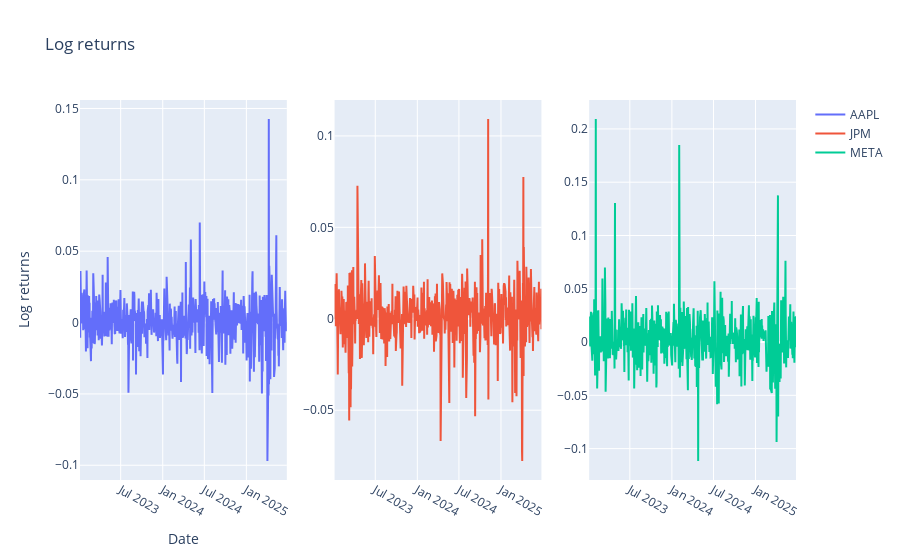

This figure's notebook cell:
### Markdown cell above
### a)

### Code cell
import plotly.express as px
import plotly.graph_objects as go
from plotly.subplots import make_subplots

# Plotting log returns for each stock

log_returns = np.log(prices / prices.shift(1)).dropna()


fig = make_subplots(rows=1, cols=3)
fig.add_trace(
    go.Scatter(x=log_returns.index, y=log_returns["AAPL"], name="AAPL"), row=1, col=1
)
fig.add_trace(
    go.Scatter(x=log_returns.index, y=log_returns["JPM"], name="JPM"), row=1, col=2
)
fig.add_trace(
    go.Scatter(x=log_returns.index, y=log_returns["META"], name="META"), row=1, col=3
)
fig.update_layout(
    title=dict(text="Log returns"),
    xaxis=dict(title=dict(text="Date")),
    yaxis=dict(title=dict(text="Log returns")),
    legend=dict(),
)
fig.show()

### Figure 1 — Plotly figure (JSON) as saved in the notebook; plotly's stock layout.template omitted (floating-point values rounded to 4 significant figures; data arrays with more than 128 entries replaced by an {"elided": "..."} marker saying what was removed)
{"data": [{"name": "AAPL", "type": "scatter", "x": {"elided": "622 str values"}, "xaxis": "x", "y": {"elided": "622 float values"}, "yaxis": "y"}, {"name": "JPM", "type": "scatter", "x": {"elided": "622 str values"}, "xaxis": "x2", "y": {"elided": "622 float values"}, "yaxis": "y2"}, {"name": "META", "type": "scatter", "x": {"elided": "622 str values"}, "xaxis": "x3", "y": {"elided": "622 float values"}, "yaxis": "y3"}], "layout": {"title": {"text": "Log returns"}, "xaxis": {"anchor": "y", "domain": [0, 0.2889], "title": {"text": "Date"}}, "xaxis2": {"anchor": "y2", "domain": [0.3556, 0.6444]}, "xaxis3": {"anchor": "y3", "domain": [0.7111, 1]}, "yaxis": {"anchor": "x", "domain": [0, 1], "title": {"text": "Log returns"}}, "yaxis2": {"anchor": "x2", "domain": [0, 1]}, "yaxis3": {"anchor": "x3", "domain": [0, 1]}}}
